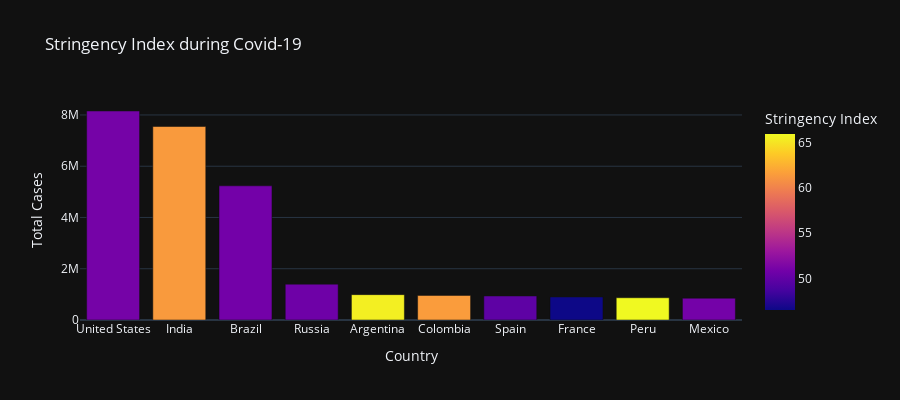

This figure's notebook cell:
### Markdown cell above
Важным столбцом в этом наборе данных является индекс строгости. Это составная мера индикаторов реагирования, включая закрытие школ,
закрытие рабочих мест, запреты на масссовые мероприятия, поездки. Он показывает, насколько строго страны соблюдают следующие меры
по борьбе с распространением covid-19:

### Code cell
fig = px.bar(data, x='Country', y='Total Cases',
             hover_data=['Population', 'Total Deaths'],
             color='Stringency Index', height=400,
             title= "Stringency Index during Covid-19")
fig.show()

### Figure 1 — Plotly figure (JSON) as saved in the notebook; plotly's stock layout.template omitted (floating-point values rounded to 4 significant figures)
{"data": [{"alignmentgroup": "True", "customdata": [[331000000.0, 219700.0], [1380000000.0, 114600.0], [212600000.0, 153900.0], [145900000.0, 24190.0], [45200000.0, 26270.0], [50880000.0, 28970.0], [46750000.0, 33780.0], [65270000.0, 33480.0], [32970000.0, 33760.0], [128900000.0, 86170.0]], "hovertemplate": "Country=%{x}<br>Total Cases=%{y}<br>Population=%{customdata[0]}<br>Total Deaths=%{customdata[1]}<br>Stringency Index=%{marker.color}<extra></extra>", "legendgroup": "", "marker": {"color": [51.03, 61.33, 50.9, 50.64, 65.45, 61.43, 49.86, 46.55, 65.92, 50.95], "coloraxis": "coloraxis", "pattern": {"shape": ""}}, "name": "", "offsetgroup": "", "orientation": "v", "showlegend": false, "textposition": "auto", "x": ["United States", "India", "Brazil", "Russia", "Argentina", "Colombia", "Spain", "France", "Peru", "Mexico"], "xaxis": "x", "y": [8155000.0, 7550000.0, 5235000.0, 1399000.0, 989700.0, 959600.0, 936600.0, 897000.0, 868700.0, 851200.0], "yaxis": "y", "type": "bar"}], "layout": {"xaxis": {"anchor": "y", "domain": [0.0, 1.0], "title": {"text": "Country"}}, "yaxis": {"anchor": "x", "domain": [0.0, 1.0], "title": {"text": "Total Cases"}}, "coloraxis": {"colorbar": {"title": {"text": "Stringency Index"}}, "colorscale": [[0.0, "#0d0887"], [0.1111, "#46039f"], [0.2222, "#7201a8"], [0.3333, "#9c179e"], [0.4444, "#bd3786"], [0.5556, "#d8576b"], [0.6667, "#ed7953"], [0.7778, "#fb9f3a"], [0.8889, "#fdca26"], [1.0, "#f0f921"]]}, "legend": {"tracegroupgap": 0}, "title": {"text": "Stringency Index during Covid-19"}, "barmode": "relative", "height": 400}}
